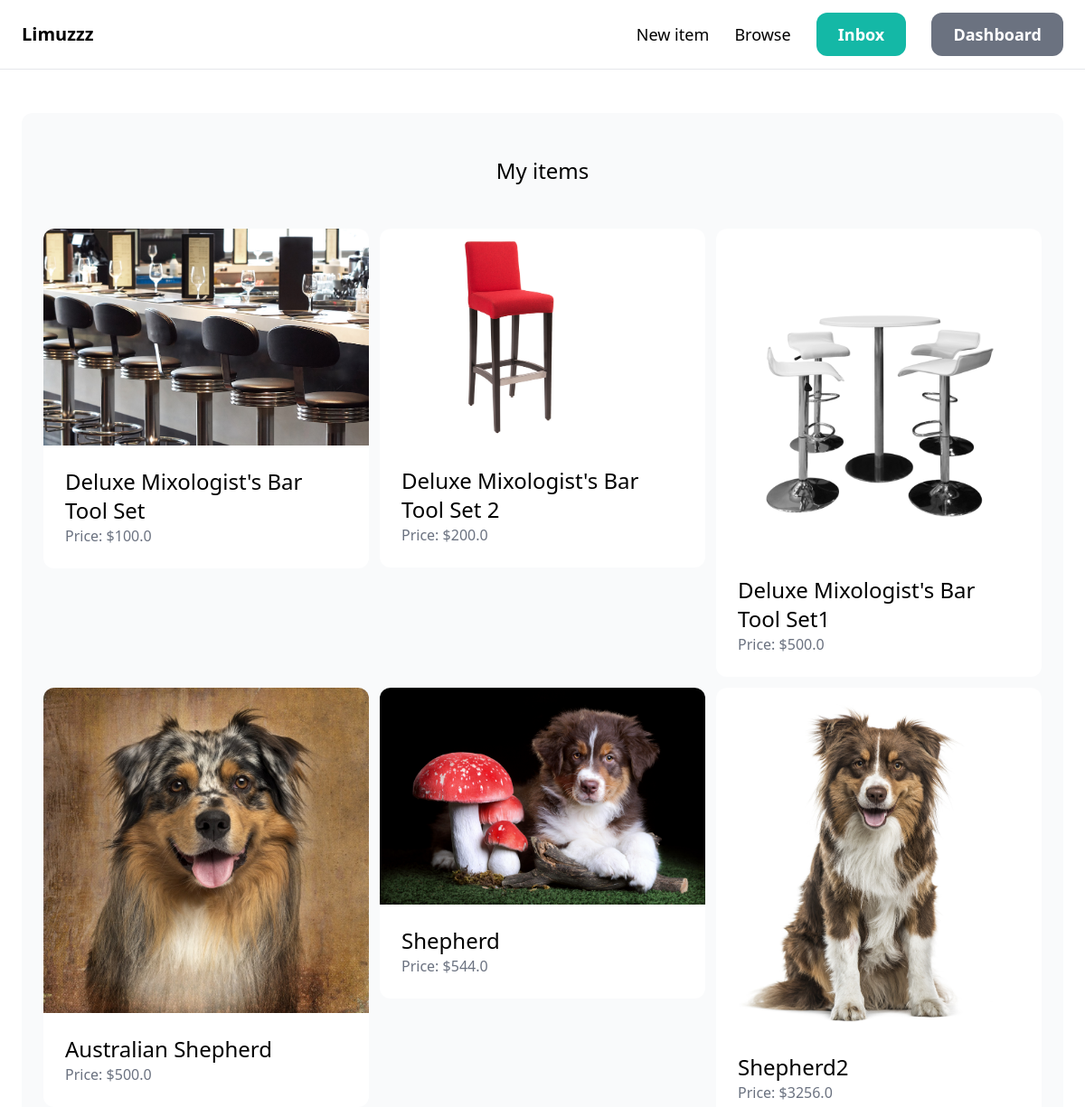
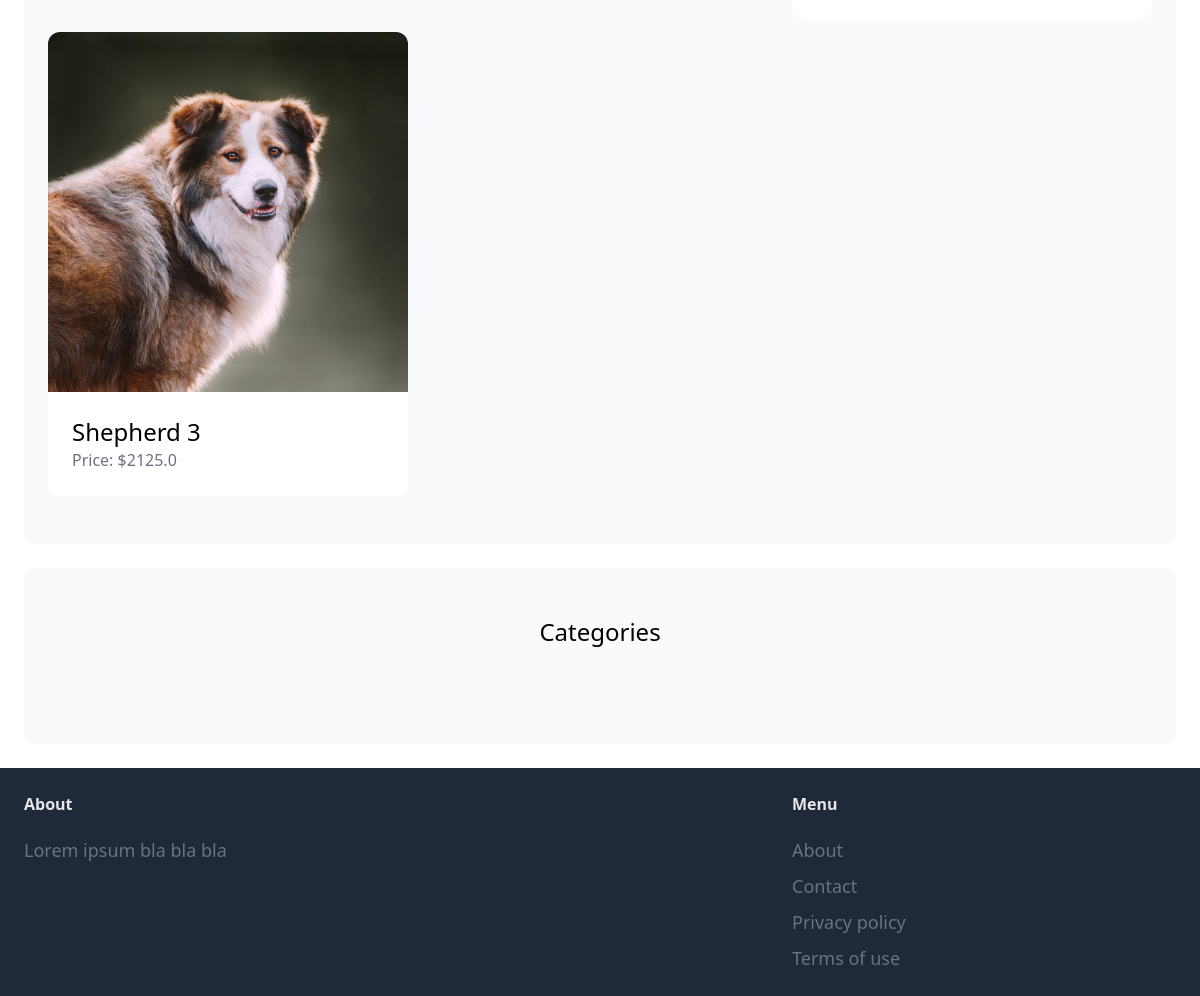
The page /dashboard/ (signed in) on the database its author committed (2 pictures, top to bottom).
### item/models.py (models this page shows, shortened)
class Item(models.Model):
    category= models.ForeignKey(Category, related_name='items', on_delete=models.CASCADE)
    name = models.CharField(max_length=255)
    description = models.TextField(blank=True, null=True)
    price = models.FloatField()
    image = models.ImageField(upload_to='item_images', blank=True, null=True)
    is_sold = models.BooleanField(default=False)
    created_by = models.ForeignKey(User, related_name='iteams', on_delete=models.CASCADE)
    created_at = models.DateTimeField(auto_now=True)

### dashboard/views.py (the view)
# urls.py: path('', views.index, name='index'),
def index(request):
    items = Item.objects.filter(created_by=request.user)
    return render(request, 'dashboard/index.html',{
        'items': items,
    })

### dashboard/templates/dashboard/index.html (shortened to what this page needs)
{% extends "core/base.html" %}
{% block content %}
    <div class="mt-6 px-6 py-12 bg-gray-50 rounded-xl">
        <h2 class="mb-12 text-2xl text-center">My items</h2>
        <div class="grid grid-cols-3 gap-3">
            {%  for item in items %}
            <div>
                <a href="{% url 'item:detail' item.id %}">
                    <div>
                        {% if item.image %}
                            <img src="{{ item.image.url }}" class="rounded-t-xl">
                        {% else %}
                            <p>No image available</p>
                        {% endif %}
                    </div>
                    <div class="p-6 bg-white rounded-b-xl">
                        <h2 class="text-2xl">{{item.name}}</h2>
                        <p class="text-gray-500">Price: ${{item.price}} </p>
                    </div>
                </a>
            </div>
            {% endfor %}
        </div>
    </div>
    <div class="mt-6 px-6 py-12 bg-gray-50 rounded-xl">
        <h2 class="mb-12 text-2xl text-center">Categories</h2>
    </div>
{% endblock %}

### rows shown on the page
Item: image (picture), name "Deluxe Mixologist's Bar Tool Set", price "100.0"
Item: image (picture), name "Deluxe Mixologist's Bar Tool Set 2", price "200.0"
Item: image (picture), name "Deluxe Mixologist's Bar Tool Set1", price "500.0"
Item: image (picture), name "Australian Shepherd", price "500.0"
Item: image (picture), name "Shepherd", price "544.0"
Item: image (picture), name "Shepherd2", price "3256.0"
Item: image (picture), name "Shepherd 3", price "2125.0"
